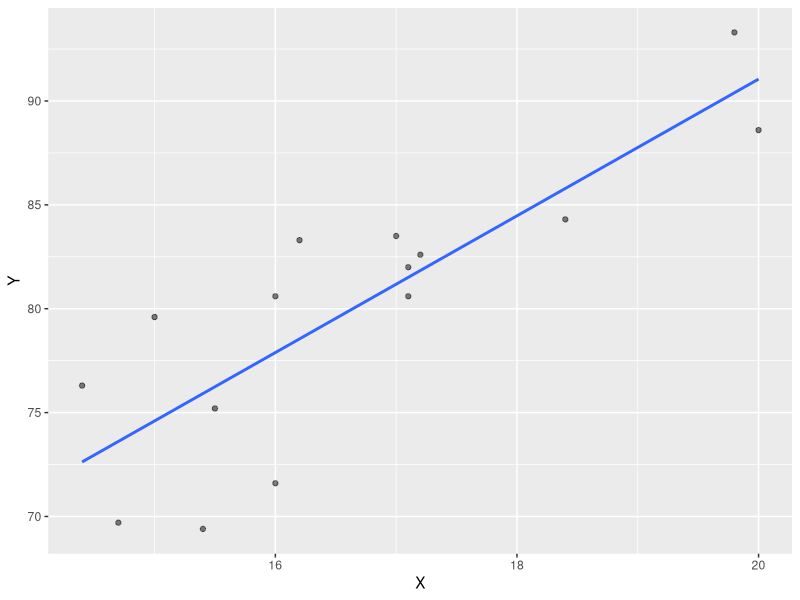

Here is the R script that generated this plot:
## ---- chunk 1
# Packages
library(tidyverse)
library(readxl)
## ---- chunk 2
# Data Import
corr_1 <- read_excel("data/corr_1.xlsx")
## ---- chunk 3
cor <- corr_1 %>% 
  summarise(r=cor(X, Y)) %>% 
  pull(r)
cor
## ---- chunk 4
ggplot(corr_1, aes(x=X, y=Y))+
  geom_point(alpha=0.5)+
  geom_smooth(method = "lm", se=F)
## ---- chunk 5
remove(corr_1, cor)
